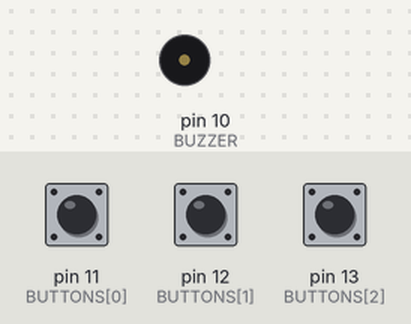
This sketch was run on a simulated Arduino Uno, built with avr-gcc and run on an emulated ATmega328P. On the bench: buzzer (waves = sounding). The test bench sets the inputs (shaded band); at power-on: pin 11 (BUTTONS[0]) HIGH, pin 12 (BUTTONS[1]) HIGH, pin 13 (BUTTONS[2]) HIGH.

Above: at 1.2 s.
1.3 s: pin 11 (BUTTONS[0]) pulled LOW for 0.15 s
At 1.47 s:
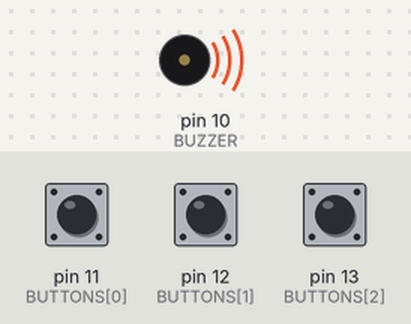
3.1 s: pin 11 (BUTTONS[0]) pulled LOW for 3.2 s
At 7.2 s:
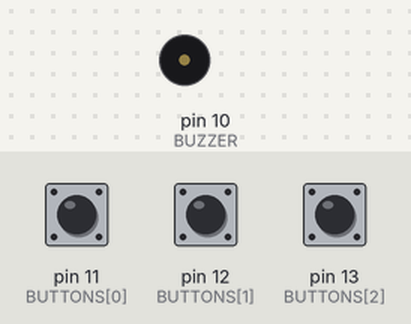
8.0 s: pin 12 (BUTTONS[1]) pulled LOW for 3.2 s
At 8.4 s:
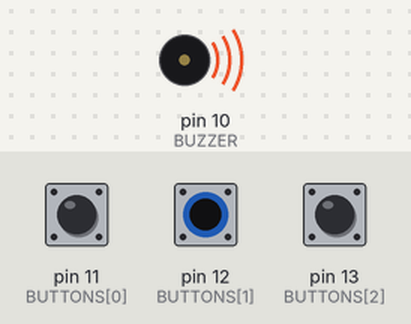
Timing chart, 0 to 12.9 s (numbered marks = the images above; inputs shaded):
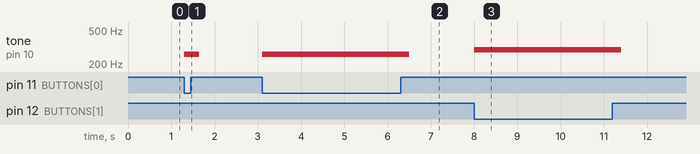

Measured:
- after the input at 1.3 s, tone on pin 10 (BUZZER): silent → 261 Hz at once, → silent 0.35 s later
- after the input at 3.1 s, tone on pin 10 (BUZZER): silent → 261 Hz at once, → silent 3.4 s later
- after the input at 8.0 s, tone on pin 10 (BUZZER): silent → 293 Hz at once, → silent 3.4 s later

The sketch:

piano.ino
```cpp
// Length of the array.
int LENGTH = 3;

// Button pins.
int BUTTONS[] = {
  11, 12, 13
};

// Tones for each button.
float TONES[] = {
  261.6, 293.6, 329.6
};

// Buzzer pin.
int BUZZER = 10;

// Setup
void setup () {

  // Initialize each button.
  for (int button = 0; button < LENGTH; button++) {

    // Set the pinmode for the button.
    pinMode(BUTTONS[button], INPUT_PULLUP);
  }

  // Set the pinmode for the buzzer.
  pinMode(BUZZER, OUTPUT);
}

// Loop
void loop () {

  // Loop through each button.
  for (int button = 0; button < LENGTH; button++) {

    // Read the value of the button.
    int value = digitalRead(BUTTONS[button]);

    // Check if the value is low.
    if (value == LOW) {

      // Play the tone.
      tone(BUZZER, TONES[button], 200);
    }
  }
}
```
